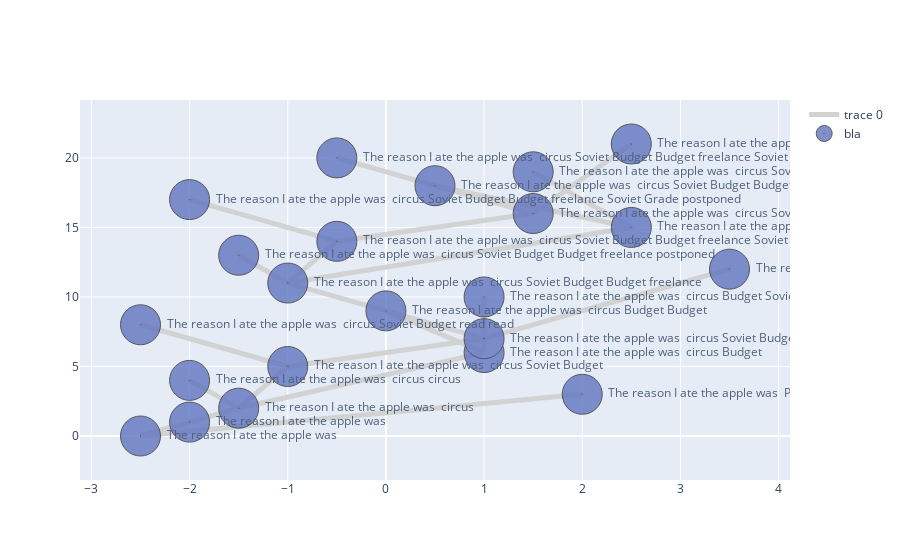

Source (notebook cell):
### Code cell
input_string = "The reason I ate the apple was "

with torch.no_grad():
    # Total number of candidates
    pool = args.pool
    # Number of selected beams
    beta = args.beta
    x = tokenizer([input_string])["input_ids"]
    reset_td = env.reset(
        TensorDict(observation=x, batch_size=[1]).repeat_interleave(args.beta)
    )
    tds = []
    # beam search
    td = reset_td
    reset_td = reset_td[0].clone()

    pbar = tqdm.tqdm(range(args.nsteps))
    for _ in pbar:
        td = policy(td)
        next_td = env.step(td)

        tds.append(next_td)
        next_td_filtered = next_td.exclude(
            "observation", "text", ("next", "observation"), ("next", "text")
        )
        forest.extend(next_td_filtered)
        pbar.set_description(f"Forest length: {len(forest)}")

        print("action", next_td["action"])
        td = env.step_mdp(next_td)
        print("hash", td["hashing"])

    tds = TensorDict.lazy_stack(tds, -1)
    for i in range(tds.shape[0]):
        print(tds[i, -1]["next", "text"])

    tree = forest.get_tree(reset_td)
    valid_paths = list(tree.valid_paths())
    print("valid paths", valid_paths)

    for path in valid_paths:
        rollout = tree.rollout_from_path(path)
        print(input_string, tokenizer.decode(rollout["action"].squeeze(-1)))
        print(rollout["logits_select"].sum())

    def make_labels(local_tree, path):
        if path:
            r = tree.rollout_from_path(path)
            actions = r["action"]
            return input_string + tokenizer.decode(actions.squeeze(-1))
        return input_string

    tree.plot(make_labels=make_labels)

### Figure 1 — Plotly figure (JSON) as saved in the notebook; plotly's stock layout.template omitted (floating-point values rounded to 4 significant figures)
{"data": [{"hoverinfo": "none", "line": {"color": "rgb(210,210,210)", "width": 5}, "mode": "lines", "type": "scatter", "x": [-2.5, -2, null, -2.5, -1.5, null, -2.5, 2, null, -1.5, -2, null, -1.5, -1, null, -1.5, 1, null, -1, 1, null, -1, -2.5, null, 1, 0, null, 1, 1, null, 1, -1, null, 1, 3.5, null, -1, -1.5, null, -1, -0.5, null, -1, 2.5, null, -0.5, 1.5, null, -0.5, -2, null, 2.5, 0.5, null, 2.5, 1.5, null, 1.5, -0.5, null, 1.5, 2.5, null], "y": [0, 1, null, 0, 2, null, 0, 3, null, 2, 4, null, 2, 5, null, 2, 6, null, 5, 7, null, 5, 8, null, 6, 9, null, 6, 10, null, 7, 11, null, 7, 12, null, 11, 13, null, 11, 14, null, 11, 15, null, 14, 16, null, 14, 17, null, 15, 18, null, 15, 19, null, 16, 20, null, 16, 21, null]}, {"hoverinfo": "text", "marker": {"color": "#6175c1", "line": {"color": "rgb(50,50,50)", "width": 1}, "size": 40, "symbol": "circle-dot"}, "mode": "markers+text", "name": "bla", "opacity": 0.8, "text": ["The reason I ate the apple was ", "The reason I ate the apple was  ", "The reason I ate the apple was  circus", "The reason I ate the apple was  Powerful", "The reason I ate the apple was  circus circus", "The reason I ate the apple was  circus Soviet Budget", "The reason I ate the apple was  circus Budget", "The reason I ate the apple was  circus Soviet Budget Budget", "The reason I ate the apple was  circus Soviet Budget read read", "The reason I ate the apple was  circus Budget Budget", "The reason I ate the apple was  circus Budget Soviet Budget", "The reason I ate the apple was  circus Soviet Budget Budget freelance", "The reason I ate the apple was  circus Soviet Budget Budgetrespect", "The reason I ate the apple was  circus Soviet Budget Budget freelance postponed", "The reason I ate the apple was  circus Soviet Budget Budget freelance Soviet Grade", "The reason I ate the apple was  circus Soviet Budget Budget freelance Budget", "The reason I ate the apple was  circus Soviet Budget Budget freelance Soviet Grade Shuttle postponed", "The reason I ate the apple was  circus Soviet Budget Budget freelance Soviet Grade postponed", "The reason I ate the apple was  circus Soviet Budget Budget freelance Budget arteries", "The reason I ate the apple was  circus Soviet Budget Budget freelance Budget ShuttleGPU alertpleted", "The reason I ate the apple was  circus Soviet Budget Budget freelance Soviet Grade Shuttle postponed postponed", "The reason I ate the apple was  circus Soviet Budget Budget freelance Soviet Grade Shuttle postponed hostage"], "textposition": "middle right", "type": "scatter", "x": [-2.5, -2, -1.5, 2, -2, -1, 1, 1, -2.5, 0, 1, -1, 3.5, -1.5, -0.5, 2.5, 1.5, -2, 0.5, 1.5, -0.5, 2.5], "y": [0, 1, 2, 3, 4, 5, 6, 7, 8, 9, 10, 11, 12, 13, 14, 15, 16, 17, 18, 19, 20, 21]}], "layout": {}}
